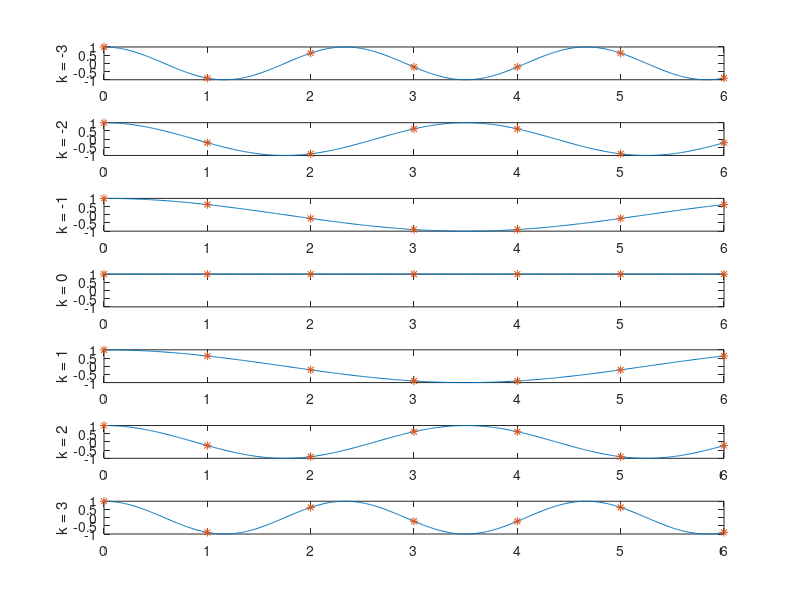
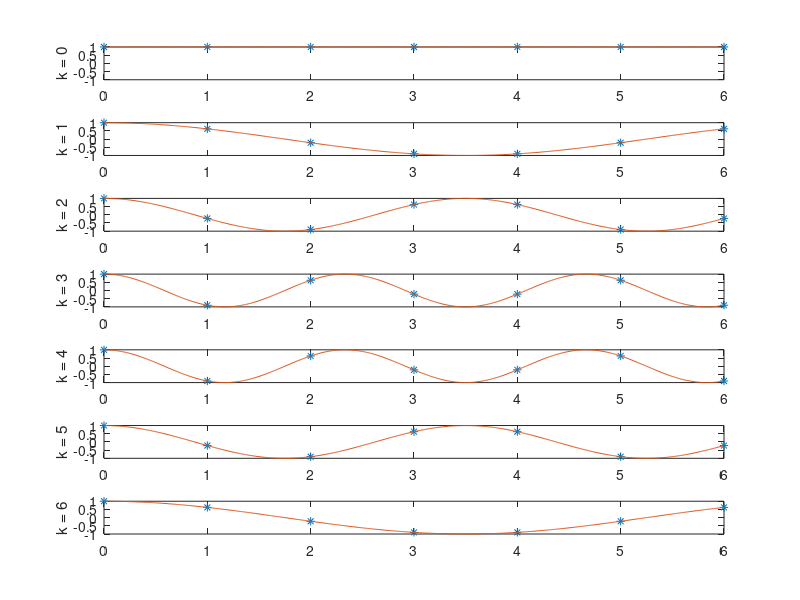

Write the MATLAB code that produced these figures, in order.
% SINUSOIDAL BASIS SET

% N ODD

clear all
close all

N = 7;     % SEquence's length
p=[0:0.01:N-1]; % defined for the signal continuous in time
n=[0:1:N-1];
i=0;


% sinusoid from -(N-1)/2 to (N-1)2
%continuous
sc=zeros(N,length(p));
i=0;
figure,
for k = -((N-1)/2):(N-1)/2
    i=i+1;
    sc(i,:) = exp(j*2*pi*p*(k)/N);
    subplot(N,1,i), plot(p,real(sc(i,:)))
    axis([0 N-1 -1 1])
    hold on
end
%discrete
s1=zeros(N,length(n));
i=0;
for k = -((N-1)/2):(N-1)/2
    i=i+1;
    s1(i,:) = exp(j*2*pi*n*(k)/N);
    subplot(N,1,i), plot(n,real(s1(i,:)),'*')
     ylabel(['k = ',num2str(k)])
    axis([0 N-1 -1 1])
end
hold off



% sinusoid from 0 to N-1
% dicrete
s2=zeros(N,length(n));
figure,
for k = 1:N
    s2(k,:) = exp(j*2*pi*n*(k-1)/N);
    subplot(N,1,k), plot(n,real(s2(k,:)),'*')
     ylabel(['k = ',num2str(k-1)])
    axis([0 N-1 -1 1])
    hold on
end

% continuous. Rearrange them
i=0;
for k = -((N-1)/2):(N-1)/2
    i=i+1;
    if i<=((N-1)/2)+1
        subplot(N,1,i), plot(p,real(sc(i+(N-1)/2,:)))
    elseif i>((N-1)/2)+1
        subplot(N,1,i), plot(p,real(sc(i-(((N-1)/2)+1),:)))
    end
    axis([0 N-1 -1 1])
end
hold off




% Alternative method
% The N sinusoids are the IFFT of an impulse of area N at the
% specific freq k

%figure,
%for k=1:N
%y = zeros(N,1);
%y(k) = N;
%x = ifft(y);
%subplot(N,1,k);
%plot(n,real(x)) ;
%end